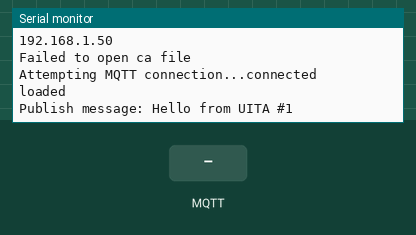
Bench run of a sketch on a simulated ESP8266 (NodeMCU). On the bench: the last lines printed to the serial monitor. The test bench sets the inputs (shaded band). WiFi joins after 1.5 s; servers stay silent unless stated; storage starts empty; no MQTT or app messages arrive unless stated.

Above: at 3.7 s.
3.8 s: MQTT message "1" arrives on the first subscribed topic
At 4.5 s:
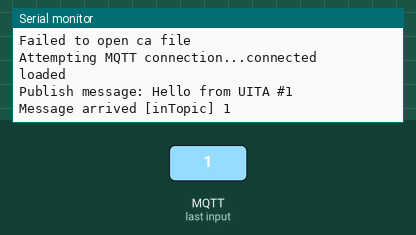
5.3 s: MQTT message "on" arrives on the first subscribed topic
At 6.2 s:
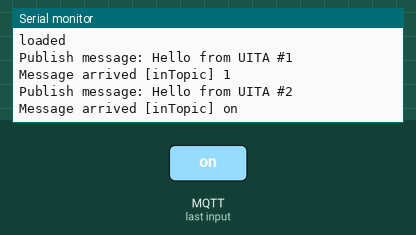
6.8 s: MQTT message "off" arrives on the first subscribed topic
At 7.3 s:
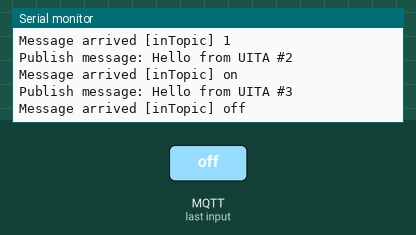
Timing chart, 0 to 9.8 s (numbered marks = the images above; inputs shaded):
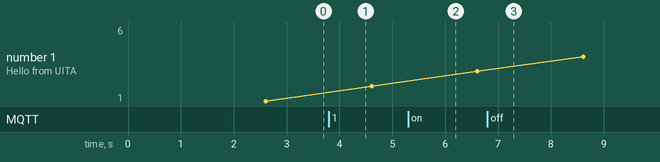

The sketch:

SPIFFS_secure_mosquitto.ino
```cpp
#include "FS.h"
#include <ESP8266WiFi.h>
#include <PubSubClient.h>

// Update these with values suitable for your network.

const char* ssid = "Learner";
const char* password = "wilco@07";
const char* mqtt_server = "test.mosquitto.org"; //MQTT broker ip
//IPAddress server(172, 16, 0, 95);
void callback(char* topic, byte* payload, unsigned int length) {
  Serial.print("Message arrived [");
  Serial.print(topic);
  Serial.print("] ");
  for (int i = 0; i < length; i++) {
    Serial.print((char)payload[i]);
  }
  Serial.println();

}
WiFiClientSecure espClient;
//SPIFFS.begin();
//File ca = SPIFFS.open("/mosquitto_or.der", "r");
//if(!ca) {
//  Serial.println("FIle not Found!");
//  return;
//}
//

PubSubClient client(mqtt_server,8883,callback,espClient); //set  MQTT port number to 8883 as per //standard
long lastMsg = 0;
char msg[50];
int value = 0;


void setup_wifi() {
  delay(10);
  // We start by connecting to a WiFi network
  Serial.println();
  Serial.print("Connecting to ");
  Serial.println(ssid);

  WiFi.begin(ssid, password);

  while (WiFi.status() != WL_CONNECTED) {
    delay(500);
    Serial.print(".");
  }

  Serial.println("");
  Serial.println("WiFi connected");
  Serial.println("IP address: ");
  Serial.println(WiFi.localIP());
}


void reconnect() {
  // Loop until we're reconnected
  while (!client.connected()) {

    File ca = SPIFFS.open("/mosquitto_or.der", "r"); //replace ca.crt eith your uploaded file name
  if (!ca) {
   Serial.println("Failed to open ca file");
  }
  else
 Serial.println("Success to open ca file");


    Serial.print("Attempting MQTT connection...");
    // Attempt to connect
    if (client.connect("ESP8266Client1")) {
      Serial.println("connected");
      if(espClient.loadCACert(ca))
  Serial.println("loaded");
  else
 Serial.println("not loaded");

      // Once connected, publish an announcement...
      client.publish("outTopic", "Hello from UITA!");
      // ... and resubscribe
      client.subscribe("inTopic");
    } else {
      Serial.print("failed, rc=");
      Serial.print(client.state());
      Serial.println(" try again in 5 seconds");
      // Wait 5 seconds before retrying
      delay(5000);
    }
  }
}

void setup() {
  Serial.begin(115200);
  SPIFFS.begin();
  setup_wifi();
  delay(1000);
  if (!SPIFFS.begin()) {
    Serial.println("Failed to mount file system");
    return;
  }

//File ca = SPIFFS.open("/mosquitto_or.der", "r"); //replace ca.crt eith your uploaded file name
//  if (!ca) {
//   Serial.println("Failed to open ca file");
//  }
//  else
// Serial.println("Success to open ca file");
//
//if(espClient.loadCertificate(ca))
//  Serial.println("loaded");
//  else
// Serial.println("not loaded");


  client.setServer(mqtt_server, 8883);
client.setCallback(callback);

}


void loop() {

  if (!client.connected()) {
    reconnect();
  }
  client.loop();

  long now = millis();
  if (now - lastMsg > 2000) {
    lastMsg = now;
    ++value;
    snprintf (msg, 75, "Hello from UITA #%ld", value);
    Serial.print("Publish message: ");
    Serial.println(msg);
    client.publish("outTopic", msg);
  }
}
```

Measured:
- after the input at 3.8 s, the serial monitor: prints a new line at once (image 1)
- after the input at 5.3 s, the serial monitor: prints a new line at once (image 2)
- after the input at 6.8 s, the serial monitor: prints a new line at once (image 3)
